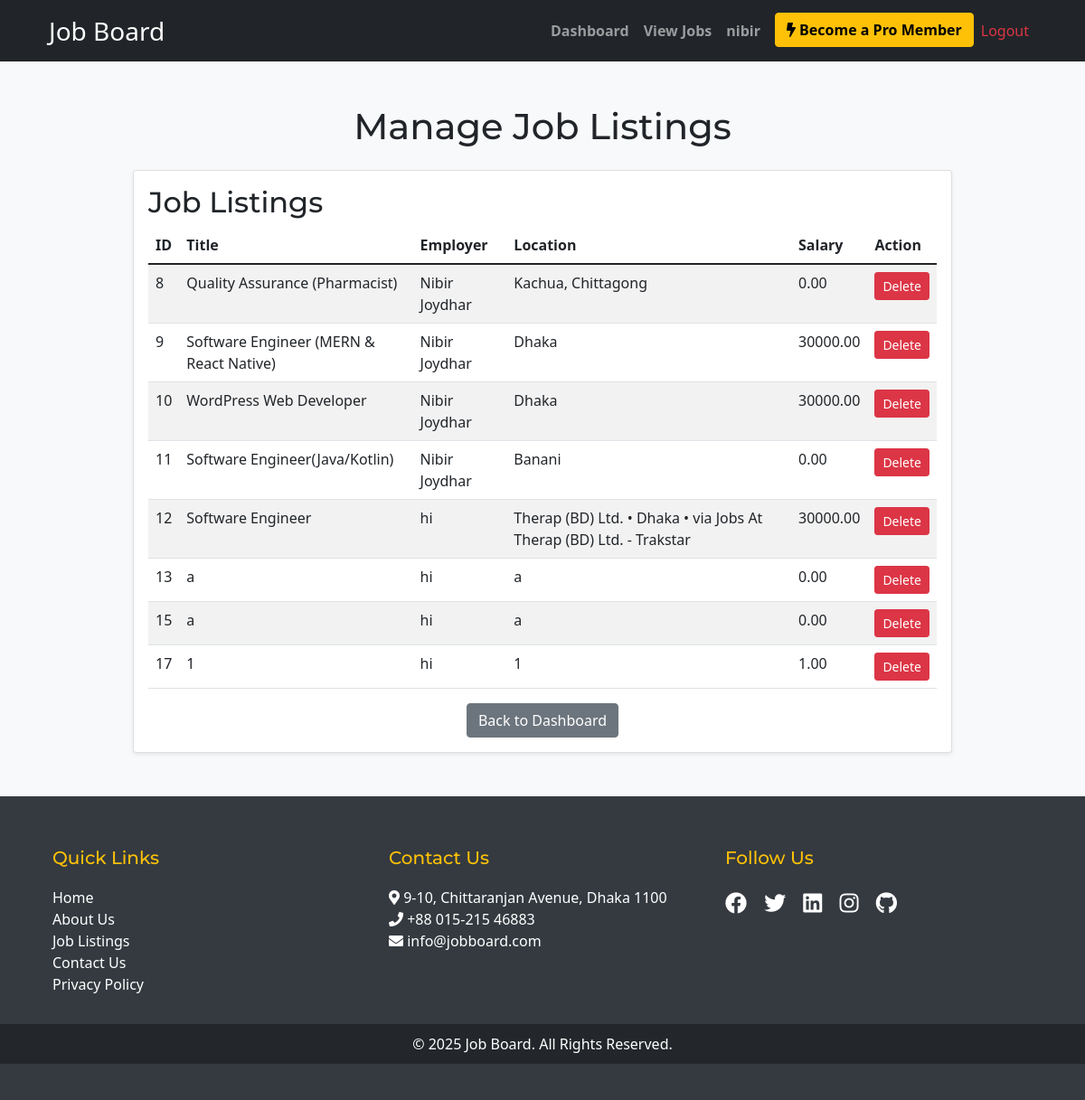
Before: /manage_jobs.php (signed in) with the older database file.
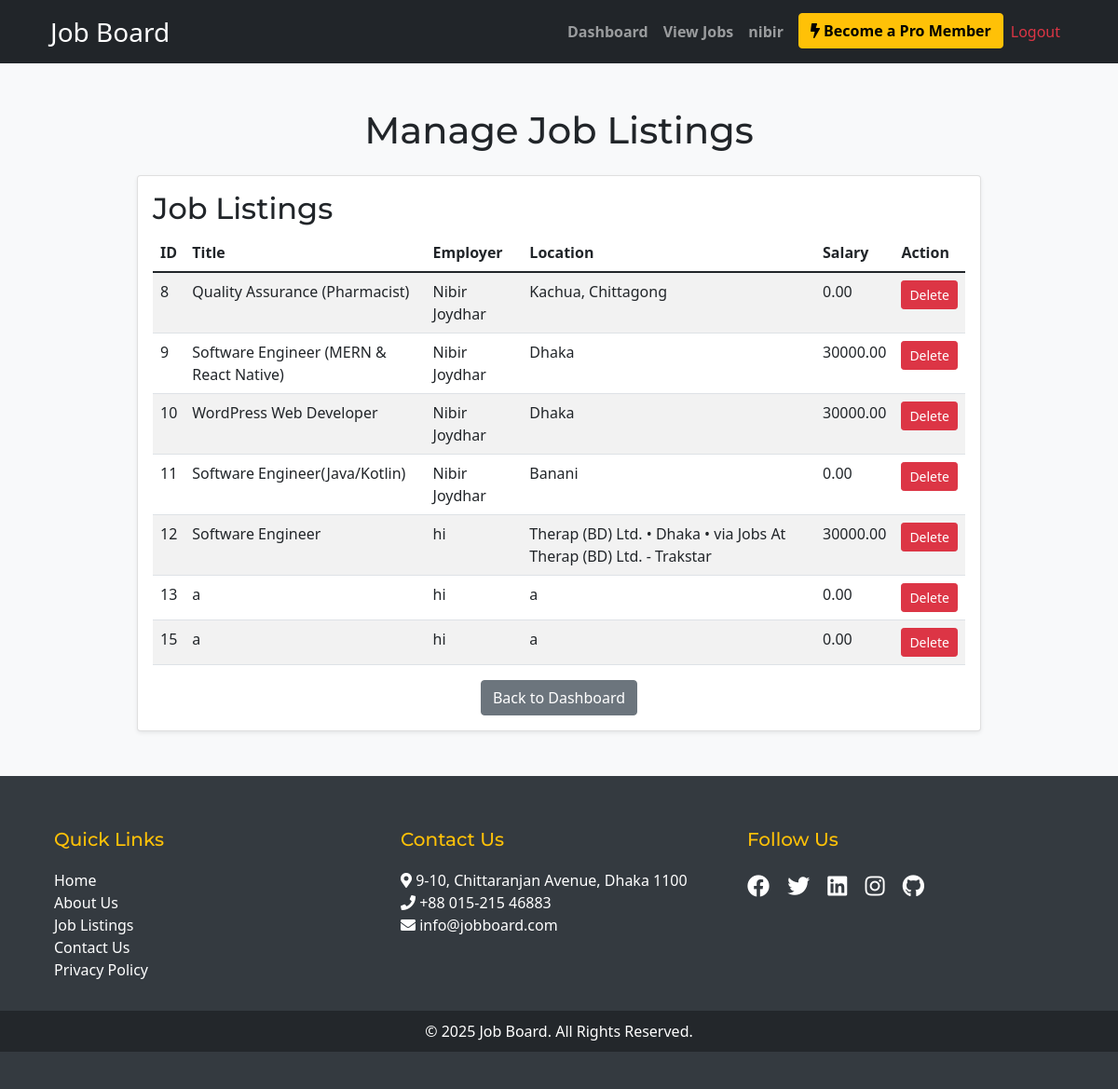
After: the same page with the newer database file.
### tables this page shows
CREATE TABLE `jobs` (
  `id` int(11) NOT NULL,
  `title` varchar(255) NOT NULL,
  `description` text NOT NULL,
  `location` varchar(255) NOT NULL,
  `salary` decimal(10,2) NOT NULL,
  `requirements` text DEFAULT NULL,
  `responsibilities` text DEFAULT NULL,
  `employer_id` int(11) NOT NULL,
  `created_at` timestamp NOT NULL DEFAULT current_timestamp()
);

CREATE TABLE `users` (
  `id` int(11) NOT NULL,
  `name` varchar(100) NOT NULL,
  `email` varchar(100) NOT NULL,
  `password` varchar(255) NOT NULL,
  `role` enum('job_seeker','employer','admin') NOT NULL,
  `created_at` timestamp NOT NULL DEFAULT current_timestamp(),
  `status` enum('active','inactive') NOT NULL DEFAULT 'active',
  `is_verified` tinyint(1) DEFAULT 0,
  `verification_code` varchar(255) DEFAULT NULL
);

### manage_jobs.php (the view, shortened to what this page needs)
<?php
include('includes/db.php');
$sql = "SELECT jobs.*, users.name AS employer_name
        FROM jobs
        JOIN users ON jobs.employer_id = users.id";
$result = $conn->query($sql);
?>
<!DOCTYPE html>
<html>
<head>
    <?php include('headlink.php'); ?>
</head>
<body class="bg-light">
    <?php include('header.php'); ?>
    <div class="container mt-5">
        <h1 class="text-center mb-4">Manage Job Listings</h1>
        <div class="row">
            <div class="col-md-10 mx-auto">
                <div class="card shadow-sm">
                    <div class="card-body">
                        <h2 class="card-title">Job Listings</h2>
                        <table class="table table-striped">
                            <thead>
                                <tr>
                                    <th>ID</th>
                                    <th>Title</th>
                                    <th>Employer</th>
                                    <th>Location</th>
                                    <th>Salary</th>
                                    <th>Action</th>
                                </tr>
                            </thead>
                            <tbody id="jobTable">
                                <?php
                                if ($result->num_rows > 0) {
                                    while ($row = $result->fetch_assoc()) {
                                        echo "<tr id='job-{$row['id']}'>";
                                        echo "<td>" . $row['id'] . "</td>";
                                        echo "<td>" . $row['title'] . "</td>";
                                        echo "<td>" . $row['employer_name'] . "</td>";
                                        echo "<td>" . $row['location'] . "</td>";
                                        echo "<td>" . $row['salary'] . "</td>";
                                        echo "<td>";
                                        echo "<button class='btn btn-danger btn-sm delete-job-admin' data-id='" . $row['id'] . "'>Delete</button>";
                                        echo "</td>";
                                        echo "</tr>";
                                    }
                                } else {
                                    echo "<tr><td colspan='6' class='text-center'>No jobs found.</td></tr>";
                                }
                                ?>
                            </tbody>
                        </table>
                        <div class="text-center mt-3">
                            <a href="admin_dashboard.php" class="btn btn-secondary">Back to Dashboard</a>
                        </div>
                    </div>
                </div>
            </div>
        </div>
    </div>
    <?php include('footer.php'); ?>
</body>
</html>

Changed rows visible on the page:
removed jobs: id "17", title "1", employer.name "hi", location "1", salary "1.00"
